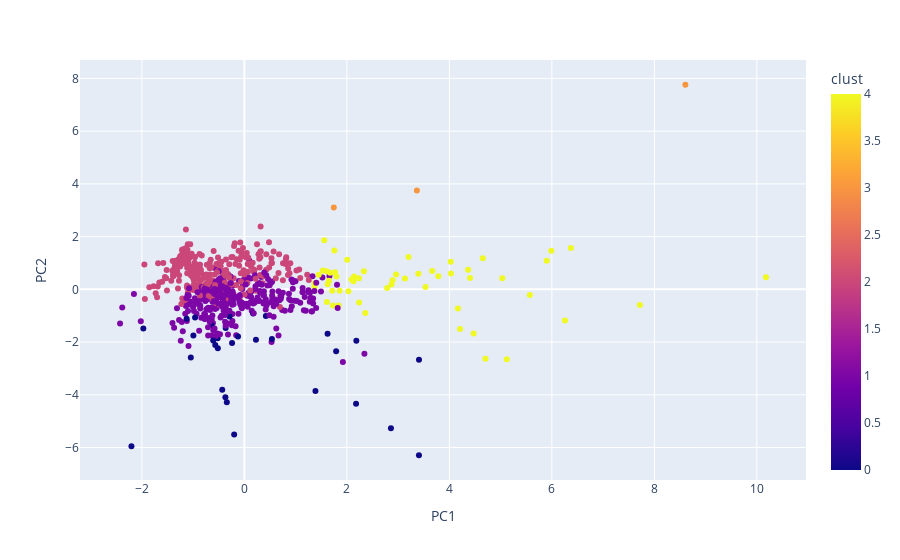

Notebook code cell kept with this figure:
### Code cell
pca=PCA(n_components=2)
x_pca = pca.fit_transform(x_stan)
df = pd.concat([pd.DataFrame(x_pca),pd.DataFrame(y_stan,columns=['clust'])],axis=1)
df.columns = ['PC1','PC2','clust']
px.scatter(df, x='PC1',y='PC2',color='clust')

### Figure 1 — Plotly figure (JSON) as saved in the notebook; plotly's stock layout.template omitted (floating-point values rounded to 4 significant figures; data arrays with more than 128 entries replaced by an {"elided": "..."} marker saying what was removed)
{"data": [{"hovertemplate": "PC1=%{x}<br>PC2=%{y}<br>clust=%{marker.color}<extra></extra>", "legendgroup": "", "marker": {"color": {"elided": "664 int values"}, "coloraxis": "coloraxis", "symbol": "circle"}, "mode": "markers", "name": "", "orientation": "v", "showlegend": false, "type": "scatter", "x": {"elided": "664 float values"}, "xaxis": "x", "y": {"elided": "664 float values"}, "yaxis": "y"}], "layout": {"coloraxis": {"colorbar": {"title": {"text": "clust"}}, "colorscale": [[0, "#0d0887"], [0.1111, "#46039f"], [0.2222, "#7201a8"], [0.3333, "#9c179e"], [0.4444, "#bd3786"], [0.5556, "#d8576b"], [0.6667, "#ed7953"], [0.7778, "#fb9f3a"], [0.8889, "#fdca26"], [1, "#f0f921"]]}, "legend": {"tracegroupgap": 0}, "margin": {"t": 60}, "xaxis": {"anchor": "y", "domain": [0, 1], "title": {"text": "PC1"}}, "yaxis": {"anchor": "x", "domain": [0, 1], "title": {"text": "PC2"}}}}
